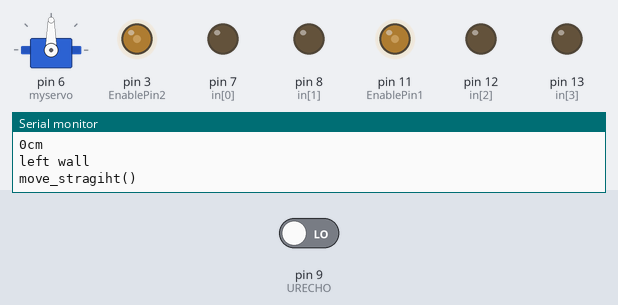
Bench run of a sketch on a simulated Arduino Uno, built with avr-gcc and run on an emulated ATmega328P. On the bench: servo, output pins drawn as LEDs (lit = HIGH), the last lines printed to the serial monitor. The test bench sets the inputs (shaded band); at power-on: pin 9 (URECHO) LOW. Pins used as bus, display or sensor lines are not drawn.

Above: at 1.1 s.
At 4.1 s:
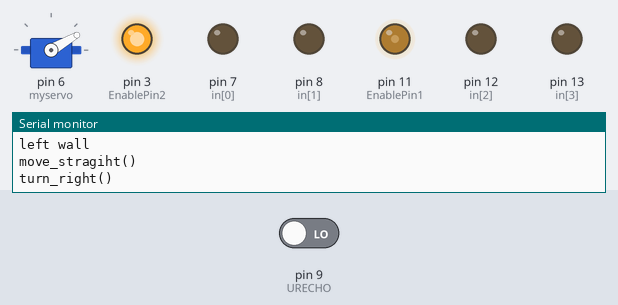
Timing chart, 0 to 4.6 s (numbered marks = the images above):
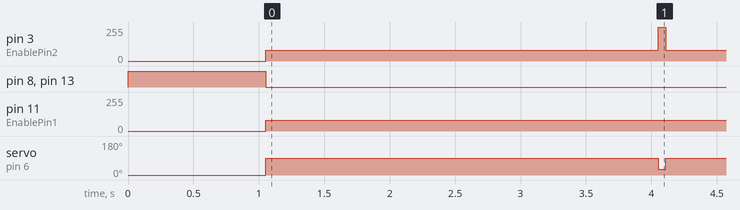

The sketch:

wall3.ino
```cpp
#define  Measure  2     //Mode select
#include <Servo.h>                                  // Include Servo library
Servo myservo;

// These two ends are used for chao sheng bo chuan gan qi
int URECHO = 9;         // PWM Output 0-25000US,Every 50US represent 1cm
int URTRIG = 10;         // PWM trigger pin

int sensorPin = A0;     // select the input pin for the potentiometer
int sensorValue = 0;    // variable to store he value coming from the sensor

int EnablePin1 = 11;
int EnablePin2 = 3;

int wall = 0; // left wall;
int pos = 0; // the degree of the 舵机

int in[4] = {7, 8 , 12, 13};

int search_distance = 30;

int speadLeft[2] = {60, 80} ;
int speadRight[2] = {80, 100};

//小车的右边位０度，左边为１８０度

void setup() {
  Serial.begin(9600);                        // Sets the baud rate to 9600
  pinMode(URTRIG,OUTPUT);                    // A low pull on pin COMP/TRIG
  digitalWrite(URTRIG,HIGH);                 // Set to HIGH
  pinMode(URECHO, INPUT);
  myservo.attach(6);    // Set to HIGH

  // In1 In2 In3 In4
  pinMode(in[0], OUTPUT);
  pinMode(in[1], OUTPUT);
  pinMode(in[2], OUTPUT);
  pinMode(in[3], OUTPUT);

  digitalWrite(in[0], LOW);
  digitalWrite(in[1], HIGH);
  digitalWrite(in[2], LOW);
  digitalWrite(in[3], HIGH);

  pinMode(EnablePin1, OUTPUT);
  pinMode(EnablePin2, OUTPUT);

  myservo.write(0); // look on the left
  delay(50);
  pos = 0;
  //move_straight();

  if(getDistance() < search_distance) { //wall is on the left
    Serial.println("left wall");
    wall = 0;
  } else {
    myservo.write(180); // look right
     pos = 180;
    wall = 1;
  }
}

void loop() {
  move_straight();
    stop_move();
  delay(3000);
  turn_right();
//  if (wall == 0) { // wall is on the left
//    move_straight();
//    while (1) {
//      myservo.write(0); //look left
//      pos = 0;
//      if (getDistance() < search_distance) {
//        Serial.println(getDistance());
//         myservo.write(90); //look forward
//         pos = 90;
//         if (getDistance() < search_distance) {
//            turn_right();
//         } else {
//            break;
//         }
//    } else {
//      turn_left();
//    }
//  }//while
// } else { // wall is on the right
//   move_straight();
//   while (1) {
//      myservo.write(180); //look right
//      pos = 180;
//      if (getDistance() < search_distance) {
//         myservo.write(90); //look forward
//         pos = 90;
//         if (getDistance() < search_distance) {
//            turn_left();
//         } else {
//            break;
//         }
//    } else {
//      turn_right();
//    }
//  }//while
// }
}

void turn_left() {
  pos += 60; // 舵机先转６０度
  myservo.write(pos);
  Serial.println("turn_left()");
  analogWrite(EnablePin1, 255); // left
  analogWrite(EnablePin2, speadLeft[0]);
  delay(60);
  analogWrite(EnablePin2, speadLeft[1]);
}

void turn_right() {
  pos -= 60; // 舵机先转６０度
  myservo.write(pos);
  Serial.println("turn_right()");
   analogWrite(EnablePin2, 255); // left
  analogWrite(EnablePin1, speadRight[0]); // right
  delay(60);
  analogWrite(EnablePin1, speadLeft[1]); //right
}

void move_straight() {
  Serial.println("move_stragiht()");
  pos = 90;
  myservo.write(pos);
  analogWrite(EnablePin1, speadRight[0]);
  analogWrite(EnablePin2, speadLeft[1]);
}

void stop_move() {
  digitalWrite(in[0], LOW);
  digitalWrite(in[1], LOW);
  digitalWrite(in[2], LOW);
  digitalWrite(in[3], LOW);
}

int getDistance() {
  digitalWrite(URTRIG, LOW);
  digitalWrite(URTRIG, HIGH);
  int DistanceMeasured;
  unsigned long LowLevelTime = pulseIn(URECHO, LOW);
  if(LowLevelTime>=45000) {
    return 9999;
  } else {
    DistanceMeasured = LowLevelTime /50;
    Serial.print(DistanceMeasured);
    Serial.println("cm");
    return DistanceMeasured;
  }
}
```

Measured:
- by itself, pin 3 (EnablePin2): alternates 255/255 for 0.06 s and 80/255 for 3.0 s
- by itself, pin 8 (in[1]), pin 13 (in[3]): HIGH → LOW at 1.1 s
- by itself, pin 11 (EnablePin1): 0/255 → 80/255 at 1.1 s
- by itself, servo on pin 6 (myservo): alternates 90° for 3.0 s and 30° for 0.06 s
